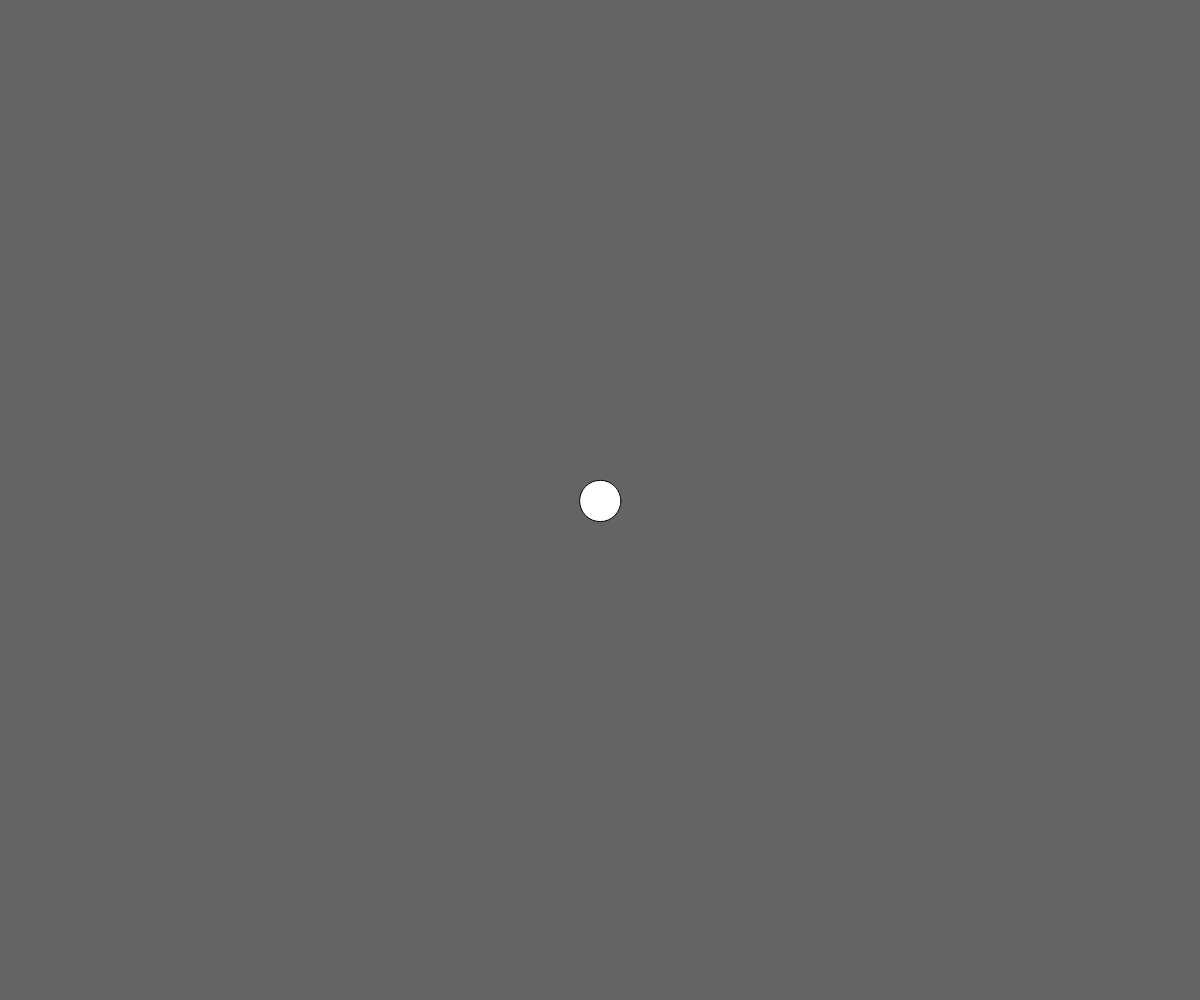
Frame 1 (no input)
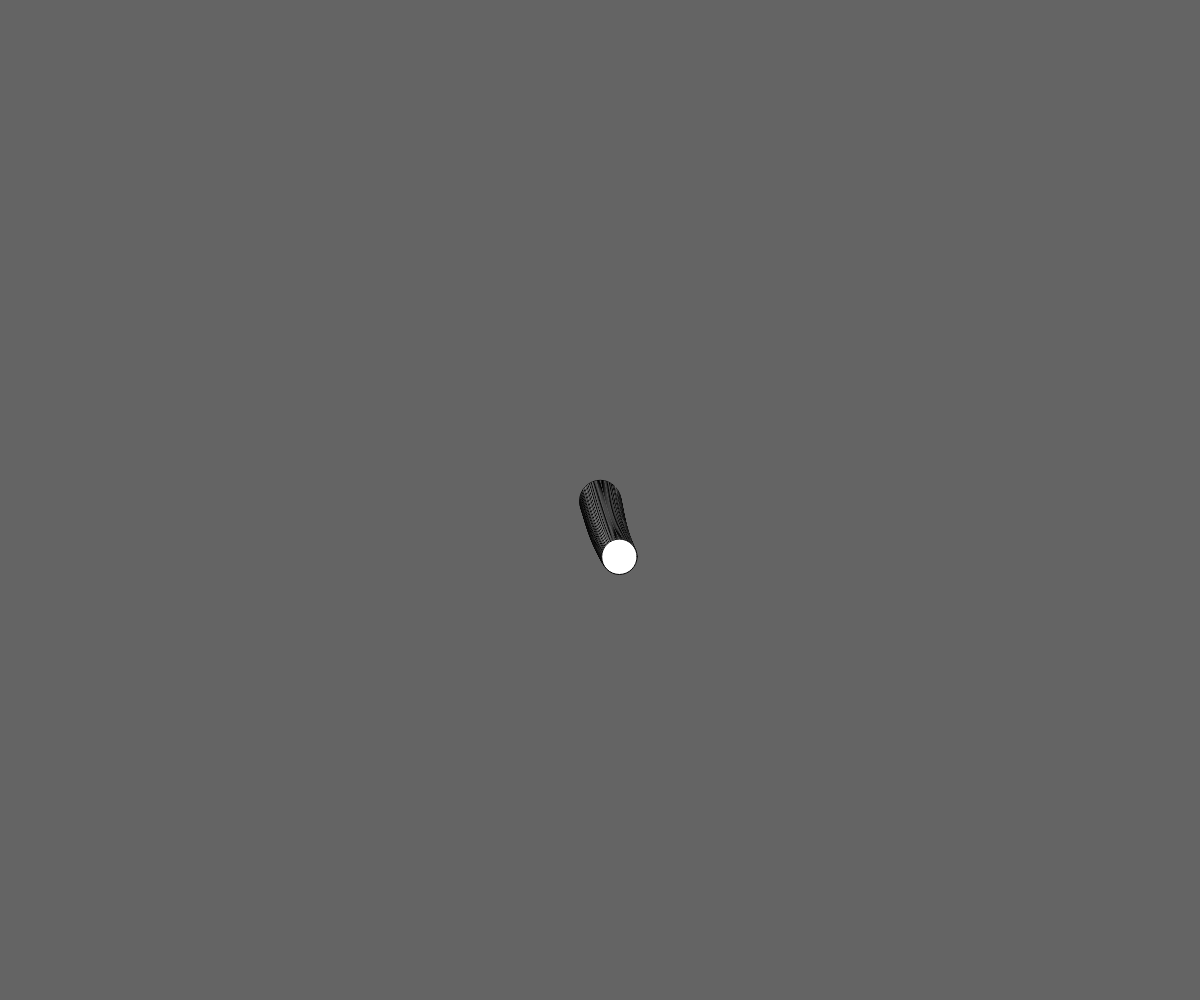
Frame 60 (no input)
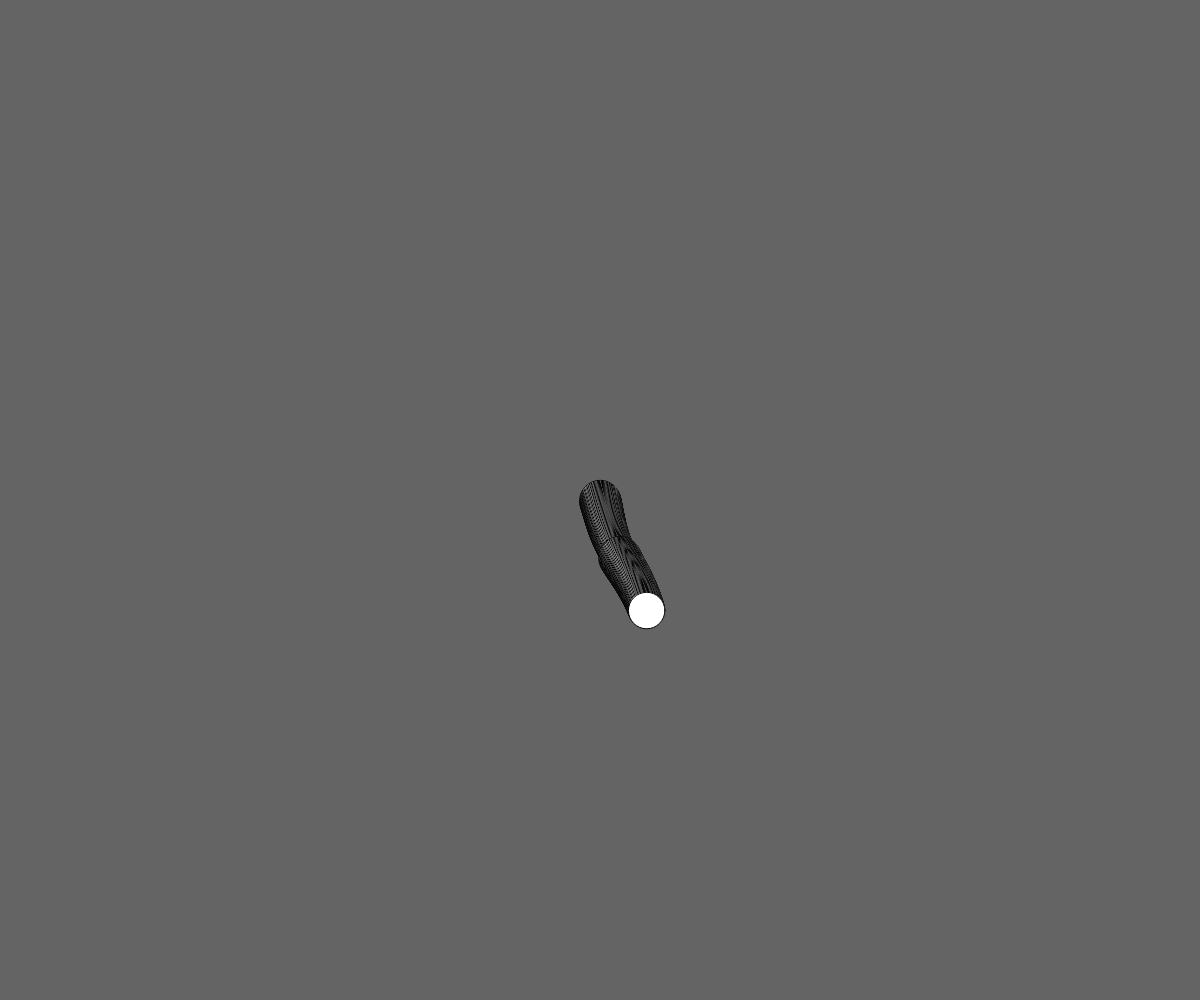
Frame 120 (the mouse pressed at the canvas centre since frame 60)

The p5.js sketch that drew these frames (run headless with seeded random() and noise() and a simulated clock; from frame 60 on, the mouse is pressed at the canvas centre):

// p5.js sketch
// ── sketch.js
var anchorX, anchorY // coordonées du point d'ancrage du dessin
var distance, orientation // variable pour stocker les coordonées polaires de notre cercle
var diam; // diametre du cercle
var noiseF; // une variable que l'on va faire évoluer à chaque image pour notre bruit de Perlin

function setup() {
  createCanvas(windowWidth, windowHeight);
  background(100);

  diam = random(20,50)
  anchorX = windowWidth/2;
  anchorY = windowHeight/2;

  distance = 0;
  orientation = random(TWO_PI);

  noiseF = 5

}

function draw() {

  diam -= 0.1 // on diminue le diamètre
  distance += 1; // on augmente la distance
  orientation += map(noise(noiseF,10,20),0,1,-0.015,0.015) // on ajuste l'orientation avec un bruit de Perlin et la fonction map
  // noise(noiseF,10,20) permet de générer un bruit compris entre 0 et 1
  // ce résultat est directement utilisé dans la fonction map, pour convertir le résultat de l'intervalle [0,1] à l'intervalle [-0.015,0.015]
  // qui peut être assimilable à un angle en radians soit des variations comprises entre + ou - 1 degrée par image
  noiseF += 0.005 // on incrémente la variable évolutive pour générer notre bruit

  // on calcule la position en coordonnées cartésiennes à partir de nos coordonnées polaires
  var xpos = anchorX + distance * cos(orientation)
  var ypos = anchorY + distance * sin(orientation)

  ellipse(xpos,ypos,diam,diam)

  // si le diamètre est suffisament petit on réinitialise un certain nombre de variables
  if(diam<0.1){
    noiseF = random(-1000,1000)
    diam = random(20,50)
    distance = 0;
    orientation = random(TWO_PI);
  }

}

function mousePressed(){
  anchorX = mouseX
  anchorY = mouseY
  diam = random(20,50)
}
